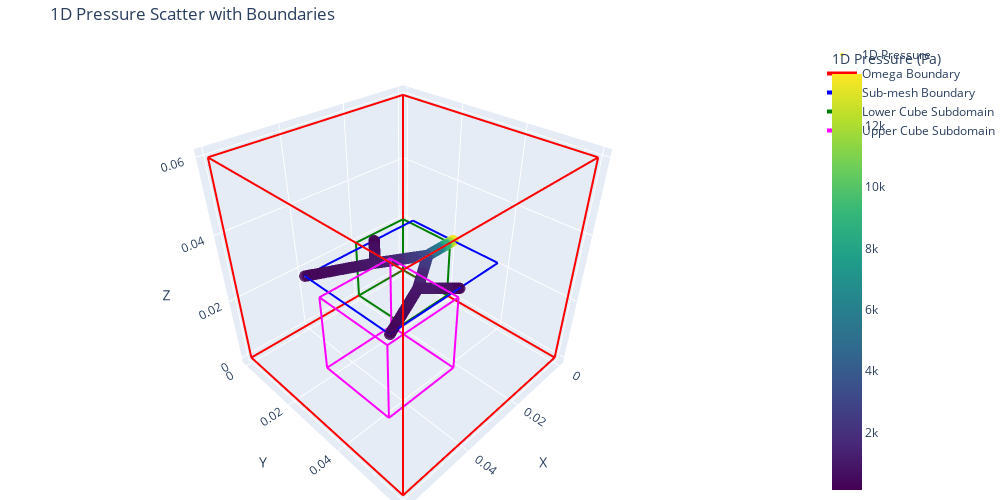

This figure's notebook cell:
### Code cell
importlib.reload(Visualizer)
Visualizer.plot_with_boundaries_plotly(CUBE_TEST.uh1d, CUBE_TEST.uh3d,
     cube_lower=cube_lower_bounds, 
     cube_upper=cube_upper_bounds)

### Figure 1 — Plotly figure (JSON) as saved in the notebook; plotly's stock layout.template omitted (floating-point values rounded to 4 significant figures; data arrays with more than 128 entries replaced by an {"elided": "..."} marker saying what was removed)
{"data": [{"marker": {"color": {"elided": "225 float values"}, "colorbar": {"title": {"text": "1D Pressure (Pa)"}}, "colorscale": [[0, "#440154"], [0.1111, "#482878"], [0.2222, "#3e4989"], [0.3333, "#31688e"], [0.4444, "#26828e"], [0.5556, "#1f9e89"], [0.6667, "#35b779"], [0.7778, "#6ece58"], [0.8889, "#b5de2b"], [1, "#fde725"]], "opacity": 0.8, "size": 4}, "mode": "markers", "name": "1D Pressure", "text": {"elided": "225 str values"}, "textposition": "top center", "type": "scatter3d", "x": {"elided": "225 float values"}, "y": {"elided": "225 float values"}, "z": {"elided": "225 float values"}}, {"line": {"color": "red", "width": 4}, "mode": "lines", "name": "Omega Boundary", "type": "scatter3d", "x": [0, 0.06, null, 0.06, 0.06, null, 0.06, 0, null, 0, 0, null, 0, 0.06, null, 0.06, 0.06, null, 0.06, 0, null, 0, 0, null, 0, 0, null, 0.06, 0.06, null, 0.06, 0.06, null, 0, 0, null], "y": [0, 0, null, 0, 0.06, null, 0.06, 0.06, null, 0.06, 0, null, 0, 0, null, 0, 0.06, null, 0.06, 0.06, null, 0.06, 0, null, 0, 0, null, 0, 0, null, 0.06, 0.06, null, 0.06, 0.06, null], "z": [0, 0, null, 0, 0, null, 0, 0, null, 0, 0, null, 0.06, 0.06, null, 0.06, 0.06, null, 0.06, 0.06, null, 0.06, 0.06, null, 0, 0.06, null, 0, 0.06, null, 0, 0.06, null, 0, 0.06, null]}, {"line": {"color": "blue", "width": 4}, "mode": "lines", "name": "Sub-mesh Boundary", "type": "scatter3d", "x": [0.01083, 0.04883, null, 0.04883, 0.04883, null, 0.04883, 0.01083, null, 0.01083, 0.01083, null, 0.01083, 0.04883, null, 0.04883, 0.04883, null, 0.04883, 0.01083, null, 0.01083, 0.01083, null, 0.01083, 0.01083, null, 0.04883, 0.04883, null, 0.04883, 0.04883, null, 0.01083, 0.01083, null], "y": [0.01479, 0.01479, null, 0.01479, 0.04479, null, 0.04479, 0.04479, null, 0.04479, 0.01479, null, 0.01479, 0.01479, null, 0.01479, 0.04479, null, 0.04479, 0.04479, null, 0.04479, 0.01479, null, 0.01479, 0.01479, null, 0.01479, 0.01479, null, 0.04479, 0.04479, null, 0.04479, 0.04479, null], "z": [0.03, 0.03, null, 0.03, 0.03, null, 0.03, 0.03, null, 0.03, 0.03, null, 0.03, 0.03, null, 0.03, 0.03, null, 0.03, 0.03, null, 0.03, 0.03, null, 0.03, 0.03, null, 0.03, 0.03, null, 0.03, 0.03, null, 0.03, 0.03, null]}, {"line": {"color": "green", "width": 4}, "mode": "lines", "name": "Lower Cube Subdomain", "type": "scatter3d", "x": [0, 0.02, null, 0.02, 0.02, null, 0.02, 0, null, 0, 0, null, 0, 0.02, null, 0.02, 0.02, null, 0.02, 0, null, 0, 0, null, 0, 0, null, 0.02, 0.02, null, 0.02, 0.02, null, 0, 0, null], "y": [0, 0, null, 0, 0.02, null, 0.02, 0.02, null, 0.02, 0, null, 0, 0, null, 0, 0.02, null, 0.02, 0.02, null, 0.02, 0, null, 0, 0, null, 0, 0, null, 0.02, 0.02, null, 0.02, 0.02, null], "z": [0, 0, null, 0, 0, null, 0, 0, null, 0, 0, null, 0.02, 0.02, null, 0.02, 0.02, null, 0.02, 0.02, null, 0.02, 0.02, null, 0, 0.02, null, 0, 0.02, null, 0, 0.02, null, 0, 0.02, null]}, {"line": {"color": "magenta", "width": 4}, "mode": "lines", "name": "Upper Cube Subdomain", "type": "scatter3d", "x": [0.03883, 0.05883, null, 0.05883, 0.05883, null, 0.05883, 0.03883, null, 0.03883, 0.03883, null, 0.03883, 0.05883, null, 0.05883, 0.05883, null, 0.05883, 0.03883, null, 0.03883, 0.03883, null, 0.03883, 0.03883, null, 0.05883, 0.05883, null, 0.05883, 0.05883, null, 0.03883, 0.03883, null], "y": [0.03479, 0.03479, null, 0.03479, 0.05479, null, 0.05479, 0.05479, null, 0.05479, 0.03479, null, 0.03479, 0.03479, null, 0.03479, 0.05479, null, 0.05479, 0.05479, null, 0.05479, 0.03479, null, 0.03479, 0.03479, null, 0.03479, 0.03479, null, 0.05479, 0.05479, null, 0.05479, 0.05479, null], "z": [0.02, 0.02, null, 0.02, 0.02, null, 0.02, 0.02, null, 0.02, 0.02, null, 0.04, 0.04, null, 0.04, 0.04, null, 0.04, 0.04, null, 0.04, 0.04, null, 0.02, 0.04, null, 0.02, 0.04, null, 0.02, 0.04, null, 0.02, 0.04, null]}], "layout": {"height": 500, "margin": {"b": 0, "l": 0, "r": 0, "t": 40}, "scene": {"aspectmode": "data", "xaxis": {"title": {"text": "X"}}, "yaxis": {"title": {"text": "Y"}}, "zaxis": {"title": {"text": "Z"}}}, "title": {"text": "1D Pressure Scatter with Boundaries"}, "width": 1000}}
